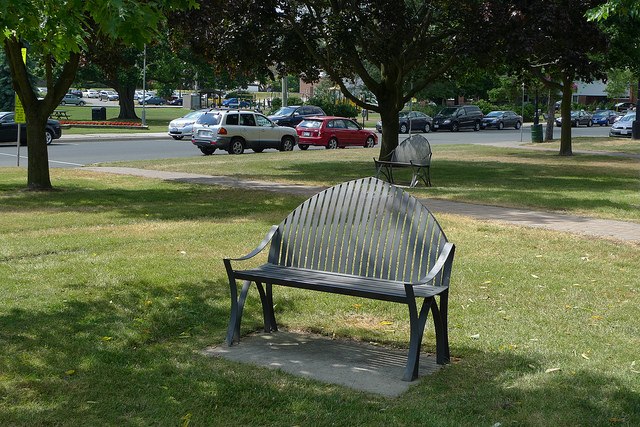
#> input picture demo/images/demo.jpg, 640 x 427 px, found by its file name
$ python random_perspective.py
#> lines starting #> are read from the running program, lines starting #| are printed output that depends on the picture; after the words box and inside, x2 and y2 are one past the last pixel; in counts of white or black regions, pixels touching at a corner belong together
import cv2
import random
import math
import numpy as np
import xml.etree.ElementTree as ET


# box1(4,n), box2(4,n)
def box_candidates(box1, box2, wh_thr=2, ar_thr=100, area_thr=0.1, eps=1e-16):
    # Compute candidate boxes: box1 before augment, box2 after augment, wh_thr (pixels), aspect_ratio_thr, area_ratio
    w1, h1 = box1[2] - box1[0], box1[3] - box1[1]
    w2, h2 = box2[2] - box2[0], box2[3] - box2[1]
    ar = np.maximum(w2 / (h2 + eps), h2 / (w2 + eps))  # aspect ratio
    # candidates
    return (w2 > wh_thr) & (h2 > wh_thr) & (w2 * h2 / (w1 * h1 + eps) > area_thr) & (ar < ar_thr)


def random_perspective(im,
                       targets=(),
                       degrees=10,
                       translate=.1,
                       scale=.1,
                       shear=10,
                       perspective=0.0,
                       border=(0, 0)):
    # torchvision.transforms.RandomAffine(degrees=(-10, 10), translate=(0.1, 0.1), scale=(0.9, 1.1), shear=(-10, 10))
    # targets = [cls, xyxy]

    height = im.shape[0] + border[0] * 2  # shape(h,w,c)
    width = im.shape[1] + border[1] * 2

    # Center
    C = np.eye(3)
    C[0, 2] = -im.shape[1] / 2  # x translation (pixels)
    C[1, 2] = -im.shape[0] / 2  # y translation (pixels)

    # Perspective
    P = np.eye(3)
    # x perspective (about y)
    P[2, 0] = random.uniform(-perspective, perspective)
    # y perspective (about x)
    P[2, 1] = random.uniform(-perspective, perspective)

    # Rotation and Scale
    R = np.eye(3)
    a = random.uniform(-degrees, degrees)
    # a += random.choice([-180, -90, 0, 90])  # add 90deg rotations to small rotations
    s = random.uniform(1 - scale, 1 + scale)
    # s = 2 ** random.uniform(-scale, scale)
    R[:2] = cv2.getRotationMatrix2D(angle=a, center=(0, 0), scale=s)

    # Shear
    S = np.eye(3)
    S[0, 1] = math.tan(random.uniform(-shear, shear) *
                       math.pi / 180)  # x shear (deg)
    S[1, 0] = math.tan(random.uniform(-shear, shear) *
                       math.pi / 180)  # y shear (deg)

    # Translation
    T = np.eye(3)
    T[0, 2] = random.uniform(0.5 - translate, 0.5 +
                             translate) * width  # x translation (pixels)
    T[1, 2] = random.uniform(0.5 - translate, 0.5 +
                             translate) * height  # y translation (pixels)

    # Combined rotation matrix
    M = T @ S @ R @ P @ C  # order of operations (right to left) is IMPORTANT
    if (border[0] != 0) or (border[1] != 0) or (M != np.eye(3)).any():  # image changed
        if perspective:
            im = cv2.warpPerspective(im, M, dsize=(
                width, height), borderValue=(114, 114, 114))
        else:  # affine
            im = cv2.warpAffine(im, M[:2], dsize=(
                width, height), borderValue=(114, 114, 114))

    # # Visualize
    # import matplotlib.pyplot as plt
    # ax = plt.subplots(1, 2, figsize=(12, 6))[1].ravel()
    # ax[0].imshow(im[:, :, ::-1])  # base
    # ax[1].imshow(im2[:, :, ::-1])  # warped
    cv2.imwrite('demo/aug_test/perspective.jpg', im)
    # Transform label coordinates
    n = len(targets)
    if n:
        new = np.zeros((n, 4))
        # warp boxes
        xy = np.ones((n * 4, 3))
        # xy[:, :2] = targets[:, [1, 2, 3, 4, 1, 4, 3, 2]].reshape(n * 4, 2)  # x1y1, x2y2, x1y2, x2y1
        xy[:, :2] = targets[:, [0, 1, 2, 3, 0, 3, 2, 1]].reshape(
            n * 4, 2)  # x1y1, x2y2, x1y2, x2y1
        xy = xy @ M.T  # transform
        xy = (xy[:, :2] / xy[:, 2:3] if perspective else xy[:, :2]
              ).reshape(n, 8)  # perspective rescale or affine

        # create new boxes
        x = xy[:, [0, 2, 4, 6]]
        y = xy[:, [1, 3, 5, 7]]
        new = np.concatenate(
            (x.min(1), y.min(1), x.max(1), y.max(1))).reshape(4, n).T

        # clip
        new[:, [0, 2]] = new[:, [0, 2]].clip(0, width)
        new[:, [1, 3]] = new[:, [1, 3]].clip(0, height)

        # filter candidates
        i = box_candidates(
            box1=targets[:, 0:4].T * s, box2=new.T, area_thr=0.10)
        targets = targets[i]
        targets[:, 0:4] = new[i]

    return im, targets


if __name__ == '__main__':
    image = cv2.imread('demo/images/demo.jpg')  # BGR
#> image is the input picture: shape (427, 640, 3); mean B, G, R 65.3, 94.1, 85.5
    xml_path = 'demo/images/demo.xml'
    f = open(xml_path)
#> (reads demo/images/demo.xml from the repository)
    tree = ET.parse(f)
    root = tree.getroot()
    # xywh = []
    xyxy = []
    for obj in root.iter('object'):
        xmlbox = obj.find('bndbox')
        xmin = float(xmlbox.find('xmin').text)
        xmax = float(xmlbox.find('xmax').text)
        ymin = float(xmlbox.find('ymin').text)
        ymax = float(xmlbox.find('ymax').text)
        xx, yy = (xmin + xmax) / 2, (ymin + ymax) / 2
        ww, hh = xmax - xmin, ymax - ymin
        # xywh.append([0,xx,yy,ww,hh])
        xyxy.append([xmin, ymin, xmax, ymax])
    # target_array = np.array(xywh,dtype=np.float32)
    target_array = np.array(xyxy, dtype=np.float32)
    image, label = random_perspective(image, target_array)  # 传进去的label是xyxy格式的
#> in random_perspective, `im = cv2.warpAffine(im, M[:2], dsize=( width, height), borderValue=(11..`:
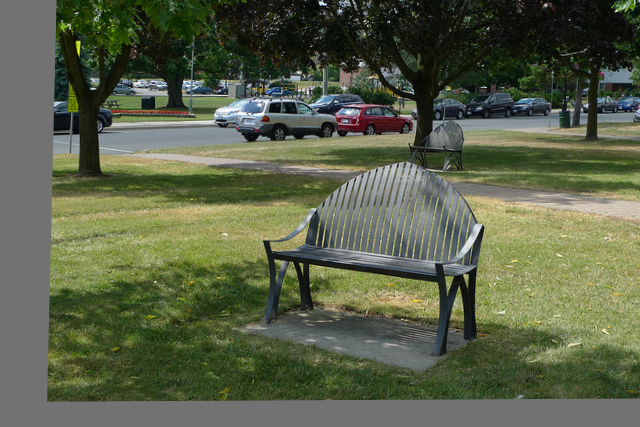
#> im: shape (427, 640, 3); mean of channels 0, 1, 2 72.4, 97.2, 89.9; drawn as B, G, R
#> label = [[260.2, 160.3, 486.6, 357.7], [235.9, 97.3, 338.7, 140.7], [334, 102.6, 414.7, 136.4], [54.34, 100.4, 113.2, 133.1], [464.8, 91.58, 513, 117.6], [512.4, 97.09, 551.8, 115.4], [411.4, 97.56, 465.2, 119.8], [408.3, 121.4, 464.7, 171.2]]
    for i in range(len(label)):
        b, g, r = random.random()*255, random.random()*255, random.random()*255
        image = cv2.rectangle(image, (int(label[i][0]), int(
            label[i][1])), (int(label[i][2]), int(label[i][3])), (b, g, r), 2)
#> this loop made 8 passes
#> (b, g, r) on passes 1 to 8: (121.5, 148.8, 231.6), (128.7, 71.87, 192.7), (157.7, 63.88, 232), (250.6, 206.6, 230.1), (79.09, 186.1, 229.2), (174.4, 120.4, 25.68), (110.7, 155.8, 232.8), (246.5, 121.6, 220.7)
#> pass 1, `image = cv2.rectangle(image, (int(label[i][0]), int( label[i][1])), (i..`:
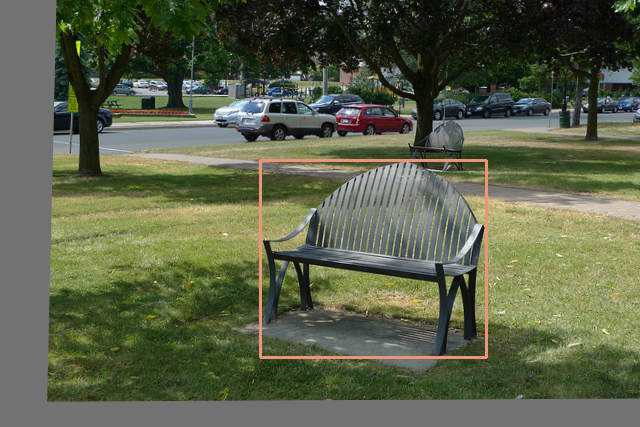
#> image: shape (427, 640, 3); 0.93% of pixels changed, all inside (x1, y1, x2, y2) = (259, 159, 488, 359); drawn as B, G, R
#> pass 2, `image = cv2.rectangle(image, (int(label[i][0]), int( label[i][1])), (i..`:
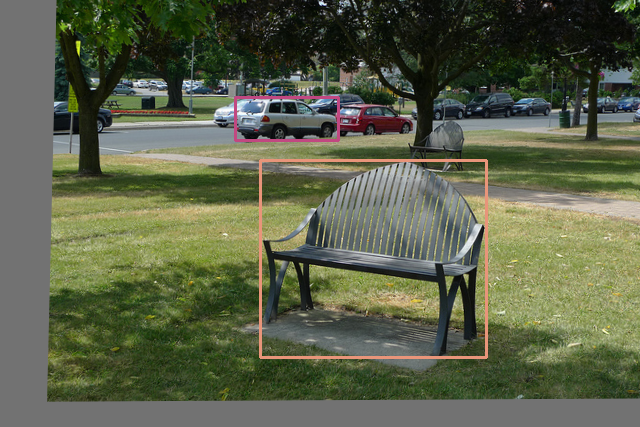
#> image: shape (427, 640, 3); 0.32% of pixels changed, all inside (x1, y1, x2, y2) = (234, 96, 340, 142); drawn as B, G, R
#> pass 3, `image = cv2.rectangle(image, (int(label[i][0]), int( label[i][1])), (i..`:
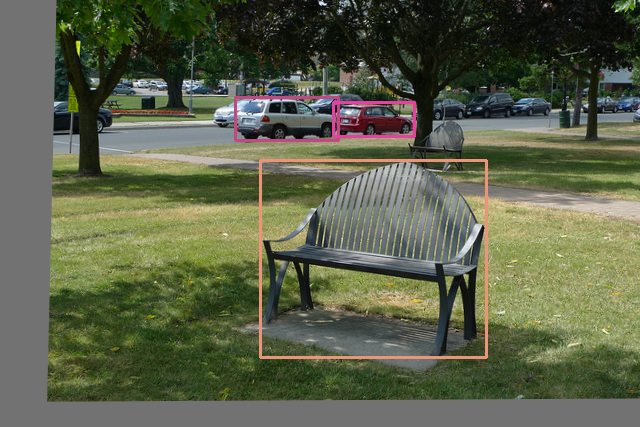
#> image: shape (427, 640, 3); 0.25% of pixels changed, all inside (x1, y1, x2, y2) = (332, 101, 416, 138); drawn as B, G, R
#> after the loop:
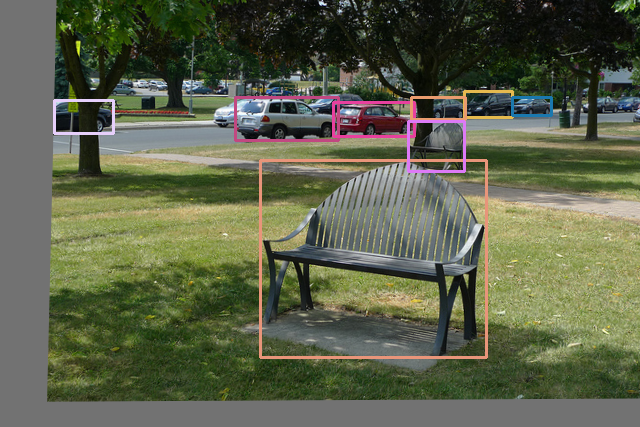
#> image: shape (427, 640, 3); 0.82% of pixels changed, all inside (x1, y1, x2, y2) = (53, 90, 553, 173); drawn as B, G, R
    cv2.imwrite('demo/111.jpg', image)
